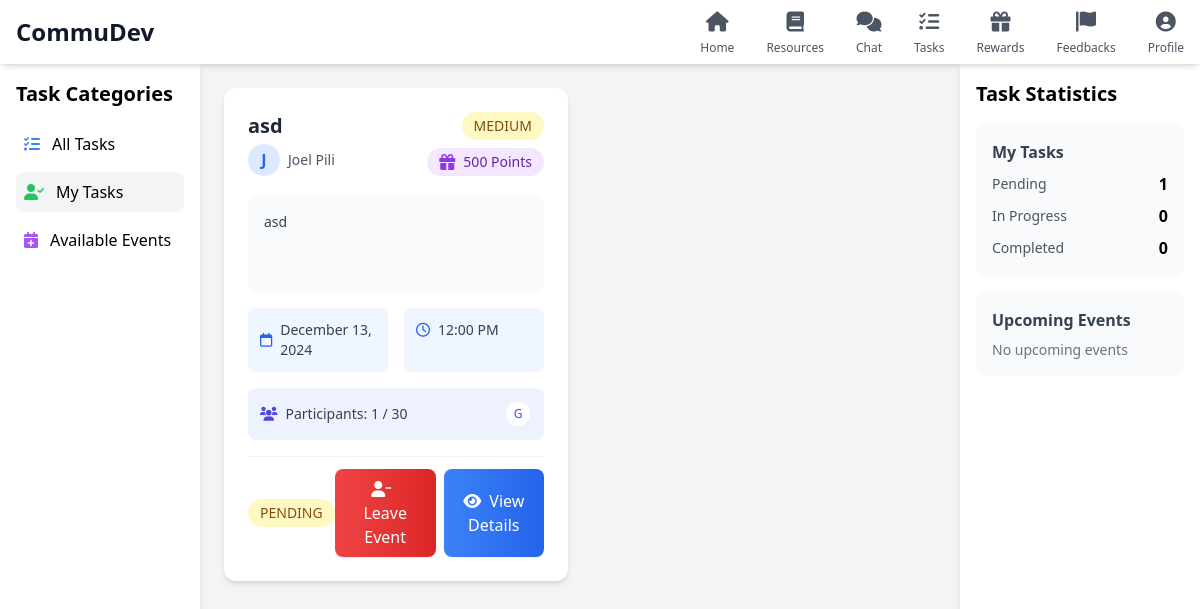
Page /task/?filter=assigned (signed in) on the committed database.
### task/models.py (models this page shows, shortened)
class Task(models.Model):
    PRIORITY_CHOICES = [
        ('LOW', 'Low'),
        ('MEDIUM', 'Medium'),
        ('HIGH', 'High')
    ]
    STATUS_CHOICES = [
        ('PENDING', 'Pending'),
        ('IN_PROGRESS', 'In Progress'),
        ('COMPLETED', 'Completed'),
        ('CANCELLED', 'Cancelled')
    ]
    task_id = models.AutoField(primary_key=True)
    title = models.CharField(max_length=200)
    description = models.TextField()
    reward_points = models.PositiveIntegerField(default=0, help_text="Reward points for completing this task/event")
    created_date = models.DateTimeField(default=timezone.now)
    due_date = models.DateTimeField()
    priority = models.CharField(max_length=10, choices=PRIORITY_CHOICES, default='MEDIUM')
    status = models.CharField(max_length=20, choices=STATUS_CHOICES, default='PENDING')
    created_by = models.ForeignKey(
        settings.AUTH_USER_MODEL,
        on_delete=models.CASCADE,
        related_name='created_tasks'
    )
    assigned_to = models.ManyToManyField(
        settings.AUTH_USER_MODEL,
        through='TaskAssignment',
        related_name='assigned_tasks'
    )
    is_event = models.BooleanField(default=False)
    location = models.CharField(max_length=200, blank=True, null=True)
    max_participants = models.PositiveIntegerField(default=0)  # 0 means unlimited
    class Meta:
        ordering = ['-created_date']

### users/models.py (models this page shows, shortened)
class User(AbstractUser):
    userId = models.UUIDField(primary_key=True, default=uuid.uuid4, editable=False)
    firstname = models.CharField(max_length=100)
    lastname = models.CharField(max_length=100)
    age = models.IntegerField(null=True)
    state = models.CharField(max_length=100)
    employmentStatus = models.CharField(max_length=100)
    profile_picture = models.ImageField(upload_to='profile_pics', default='default.jpg')
    languages = models.CharField(max_length=200, blank=True, null=True, default='')
    activity_status = models.CharField(
        max_length=100,
        default='Active',
        choices=[
            ('Active', 'Very Active'),
            ('Moderate', 'Moderately Active'),
            ('Low', 'Less Active'),
            ('Inactive', 'Inactive')
        ]
    )
    hobbies = models.CharField(max_length=200, blank=True, null=True, default='')
    goals = models.CharField(max_length=200, blank=True, null=True, default='')
    USERNAME_FIELD = 'username'  # This ensures username is used for login
    REQUIRED_FIELDS = ['firstname', 'lastname']  # Required fields for createsuperuser

### task/views.py (the view)
# urls.py: path('', views.task_list, name='task_list'),
@login_required
def task_list(request):
    filter_type = request.GET.get('filter', 'all')
    if filter_type == 'assigned':
        tasks = Task.objects.filter(assigned_to=request.user)
    elif filter_type == 'available':
        tasks = Task.objects.filter(is_event=True).exclude(assigned_to=request.user)
    else:  # 'all'
        tasks = Task.objects.all()
    context = {
        'tasks': tasks,
        'pending_count': TaskAssignment.objects.filter(
            user=request.user,
            status='PENDING'
        ).count(),
        'in_progress_count': TaskAssignment.objects.filter(
            user=request.user,
            status='IN_PROGRESS'
        ).count(),
        'completed_count': TaskAssignment.objects.filter(
            user=request.user,
            status='COMPLETED'
        ).count(),
        'upcoming_events': Task.objects.filter(
            is_event=True,
            due_date__gte=timezone.now()
        ).order_by('due_date')[:5]
    }
    return render(request, 'task/task_list.html', context)

### task/templates/task/task_list.html (shortened to what this page needs)
<!DOCTYPE html>
<html lang="en">
<head>
    <script src="https://cdn.tailwindcss.com"></script>
    <link rel="stylesheet" href="https://cdnjs.cloudflare.com/ajax/libs/font-awesome/6.0.0/css/all.min.css" />
</head>
<body class="bg-gray-100">
    <nav class="bg-white shadow-md fixed top-0 w-full z-50 h-16">
        <div class="w-full px-4 flex justify-between items-center h-full">
            <div class="flex-shrink-0">
                <h1 class="text-2xl font-bold text-gray-900">CommuDev</h1>
            </div>
            <div class="flex items-center space-x-8">
                <a href="{% url 'home' %}" class="text-gray-600 hover:text-gray-900 flex flex-col items-center">
                    <i class="fas fa-home text-xl"></i>
                    <span class="text-xs mt-1">Home</span>
                </a>
                <a href="{% url 'resource_home' %}" class="text-gray-600 hover:text-gray-900 flex flex-col items-center">
                    <i class="fas fa-book text-xl"></i>
                    <span class="text-xs mt-1">Resources</span>
                </a>
                <a href="{% url 'chat_home' %}" class="text-gray-600 hover:text-gray-900 flex flex-col items-center relative">
                    <i class="fas fa-comments text-xl"></i>
                    <span class="text-xs mt-1">Chat</span>
                </a>
                <a href="{% url 'task:task_list' %}" class="text-gray-600 hover:text-gray-900 flex flex-col items-center">
                    <i class="fas fa-tasks text-xl"></i>
                    <span class="text-xs mt-1">Tasks</span>
                </a>
                <a href="{% url 'reward-list' %}" class="text-gray-600 hover:text-gray-900 flex flex-col items-center">
                    <i class="fas fa-gift text-xl"></i>
                    <span class="text-xs mt-1">Rewards</span>
                </a>
                <a href="{% url 'feedback:feedback-list' %}" class="text-gray-600 hover:text-gray-900 flex flex-col items-center">
                    <i class="fas fa-flag text-xl"></i>
                    <span class="text-xs mt-1">Feedbacks</span>
                </a>
                <a href="{% url 'profile' %}" class="text-gray-600 hover:text-gray-900 flex flex-col items-center">
                    <i class="fas fa-user-circle text-xl"></i>
                    <span class="text-xs mt-1">Profile</span>
                </a>
            </div>
        </div>
    </nav>
    <div class="task-container flex">
        <div class="w-1/6 bg-white p-4 shadow-md">
            <h2 class="text-xl font-bold mb-4">Task Categories</h2>
            <ul class="space-y-2">
                <li>
                    <a href="{% url 'task:task_list' %}?filter=all"
                       class="flex items-center p-2 hover:bg-gray-100 rounded-lg {% if not request.GET.filter or request.GET.filter == 'all' %}bg-gray-100{% endif %}">
                        <i class="fas fa-tasks mr-3 text-blue-500"></i>
                        All Tasks
                    </a>
                </li>
                <li>
                    <a href="{% url 'task:task_list' %}?filter=assigned"
                       class="flex items-center p-2 hover:bg-gray-100 rounded-lg {% if request.GET.filter == 'assigned' %}bg-gray-100{% endif %}">
                        <i class="fas fa-user-check mr-3 text-green-500"></i>
                        My Tasks
                    </a>
                </li>
                <li>
                    <a href="{% url 'task:task_list' %}?filter=available"
                       class="flex items-center p-2 hover:bg-gray-100 rounded-lg {% if request.GET.filter == 'available' %}bg-gray-100{% endif %}">
                        <i class="fas fa-calendar-plus mr-3 text-purple-500"></i>
                        Available Events
                    </a>
                </li>
            </ul>
        </div>
        <div class="flex-1 p-6 overflow-y-auto custom-scrollbar">
            <div class="grid grid-cols-1 md:grid-cols-2 gap-6">
                {% for task in tasks %}
                <div class="task-card bg-white rounded-xl shadow-md overflow-hidden hover:shadow-lg transform transition-all duration-300">
                    <div class="p-6">
                        <div class="flex justify-between items-start mb-5">
                            <div class="flex-grow">
                                <h3 class="text-xl font-semibold text-gray-800 mb-1 line-clamp-1">{{ task.title }}</h3>
                                <div class="flex items-center space-x-2">
                                    <div class="w-8 h-8 bg-blue-100 rounded-full flex items-center justify-center">
                                        <span class="text-blue-600 font-semibold">{{ task.created_by.firstname.0 }}</span>
                                    </div>
                                    <p class="text-sm text-gray-600">{{ task.created_by.firstname }} {{ task.created_by.lastname }}</p>
                                </div>
                            </div>
                            <div class="flex flex-col items-end gap-2">
                                <span class="px-3 py-1 rounded-full text-sm font-medium
                                    {% if task.priority == 'HIGH' %}bg-red-100 text-red-800
                                    {% elif task.priority == 'MEDIUM' %}bg-yellow-100 text-yellow-800
                                    {% else %}bg-green-100 text-green-800{% endif %}">
                                    {{ task.priority }}
                                </span>
                                {% if task.reward_points > 0 %}
                                <div class="flex items-center bg-purple-100 px-3 py-1 rounded-full">
                                    <i class="fas fa-gift text-purple-600 mr-2"></i>
                                    <span class="text-sm font-medium text-purple-800">{{ task.reward_points }} Points</span>
                                </div>
                                {% endif %}
                            </div>
                        </div>
                        <div class="bg-gray-50 rounded-lg p-4 mb-4 h-24 overflow-hidden">
                            <p class="text-gray-700 break-words overflow-ellipsis text-sm">
                                {{ task.description|truncatechars:150 }}
                            </p>
                        </div>
                        <div class="grid grid-cols-2 gap-4 mb-4">
                            <div class="bg-blue-50 rounded-lg p-3">
                                <div class="flex items-center text-sm text-gray-700">
                                    <i class="far fa-calendar mr-2 text-blue-600"></i>
                                    <span>{{ task.due_date|date:"F j, Y" }}</span>
                                </div>
                            </div>
                            <div class="bg-blue-50 rounded-lg p-3">
                                <div class="flex items-center text-sm text-gray-700">
                                    <i class="far fa-clock mr-2 text-blue-600"></i>
                                    <span>{{ task.due_date|date:"g:i A" }}</span>
                                </div>
                            </div>
                        </div>
                        {% if task.is_event %}
                        <div class="bg-indigo-50 rounded-lg p-3 mb-4">
                            <div class="flex items-center justify-between">
                                <div class="flex items-center text-sm text-gray-700">
                                    <i class="fas fa-users mr-2 text-indigo-600"></i>
                                    <span>Participants: {{ task.assigned_to.count }}
                                    {% if task.max_participants > 0 %}
                                    / {{ task.max_participants }}
                                    {% endif %}</span>
                                </div>
                                <div class="flex items-center">
                                    <div class="flex -space-x-2">
                                        {% for participant in task.assigned_to.all|slice:":3" %}
                                        <div class="w-7 h-7 rounded-full bg-white border-2 border-indigo-50 flex items-center justify-center">
                                            <span class="text-xs font-medium text-indigo-600">{{ participant.firstname.0 }}</span>
                                        </div>
                                        {% endfor %}
                                    </div>
                                </div>
                            </div>
                        </div>
                        {% endif %}
                        <div class="flex justify-between items-center pt-3 border-t border-gray-100">
                            <span class="px-3 py-1 rounded-full text-sm font-medium
                                {% if task.status == 'COMPLETED' %}bg-green-100 text-green-800
                                {% elif task.status == 'IN_PROGRESS' %}bg-blue-100 text-blue-800
                                {% elif task.status == 'CANCELLED' %}bg-gray-100 text-gray-800
                                {% else %}bg-yellow-100 text-yellow-800{% endif %}">
                                {{ task.status }}
                            </span>
                            <div class="flex gap-2">
                                {% if task.is_event and user not in task.assigned_to.all %}
                                <button onclick="joinTask({{ task.task_id }})"
                                        class="bg-gradient-to-r from-green-500 to-green-600 hover:from-green-600 hover:to-green-700 text-white px-4 py-2 rounded-lg font-medium shadow-sm hover:shadow transition-all duration-200">
                                    <i class="fas fa-user-plus mr-2"></i>Join Event
                                </button>
                                {% elif task.is_event %}
                                <button onclick="leaveTask({{ task.task_id }})"
                                        class="bg-gradient-to-r from-red-500 to-red-600 hover:from-red-600 hover:to-red-700 text-white px-4 py-2 rounded-lg font-medium shadow-sm hover:shadow transition-all duration-200">
                                    <i class="fas fa-user-minus mr-2"></i>Leave Event
                                </button>
                                {% endif %}
                                <button onclick="openTaskDetail({{ task.task_id }})"
                                        class="bg-gradient-to-r from-blue-500 to-blue-600 hover:from-blue-600 hover:to-blue-700 text-white px-4 py-2 rounded-lg font-medium shadow-sm hover:shadow transition-all duration-200">
                                    <i class="fas fa-eye mr-2"></i>View Details
                                </button>
                            </div>
                        </div>
                    </div>
                </div>
                {% endfor %}
            </div>
        </div>
        <div class="w-1/5 bg-white p-4 shadow-md">
            <h2 class="text-xl font-bold mb-4">Task Statistics</h2>
            <div class="space-y-4">
                <div class="p-4 bg-gray-50 rounded-lg">
                    <h3 class="font-semibold text-gray-700">My Tasks</h3>
                    <div class="mt-2 space-y-2">
                        <div class="flex justify-between items-center">
                            <span class="text-sm text-gray-600">Pending</span>
                            <span class="font-semibold">{{ pending_count }}</span>
                        </div>
                        <div class="flex justify-between items-center">
                            <span class="text-sm text-gray-600">In Progress</span>
                            <span class="font-semibold">{{ in_progress_count }}</span>
                        </div>
                        <div class="flex justify-between items-center">
                            <span class="text-sm text-gray-600">Completed</span>
                            <span class="font-semibold">{{ completed_count }}</span>
                        </div>
                    </div>
                </div>
                <div class="p-4 bg-gray-50 rounded-lg">
                    <h3 class="font-semibold text-gray-700">Upcoming Events</h3>
                    <div class="mt-2 space-y-3">
                        {% for event in upcoming_events %}
                        <div class="text-sm">
                            <div class="font-semibold text-gray-800">{{ event.title }}</div>
                            <div class="text-gray-600">{{ event.due_date|date:"F j, Y" }}</div>
                        </div>
                        {% empty %}
                        <p class="text-sm text-gray-500">No upcoming events</p>
                        {% endfor %}
                    </div>
                </div>
            </div>
        </div>
    </div>
</body>
</html>

### rows in the picture
Task: title "asd", created_by.firstname.0 "J", created_by.firstname "Joel", created_by.lastname "Pili", priority "MEDIUM", reward_points "500", description "asd", due_date "December 13, 2024", due_date "12:00 PM", assigned_to.count "1", max_participants "30", status "PENDING"
User: firstname.0 "G"

### other values in the picture
{{ pending_count }} "1"
{{ in_progress_count }} "0"
{{ completed_count }} "0"
